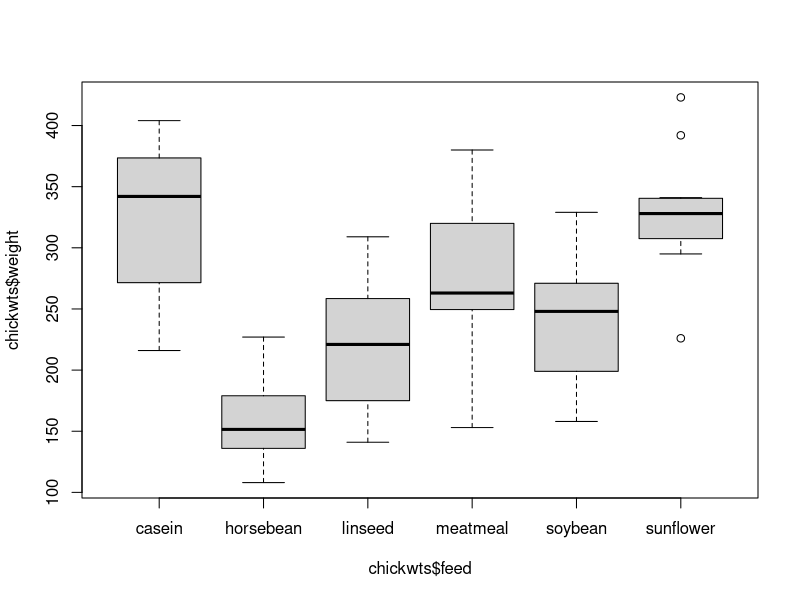

Write the R code that produced this figure.
## ---- chunk 1
boxplot(chickwts$weight ~ chickwts$feed)
## ---- chunk 2
tapply(chickwts$weight, chickwts$feed, summary)[c(1, 6)]
